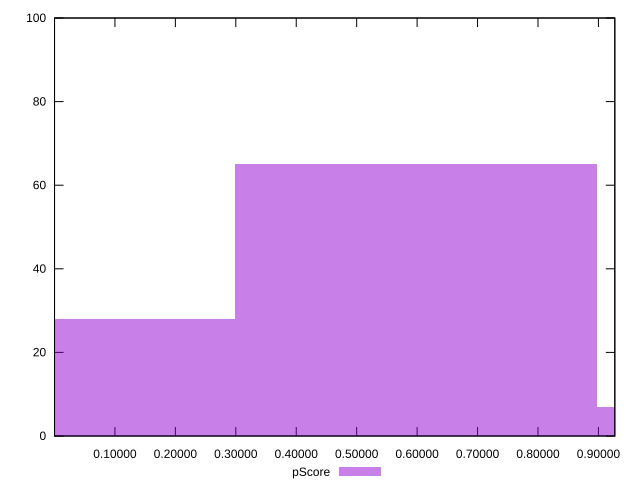

Source code (gnuplot):
reset

$pScore <<EOF
0.5987539828964085 65
1.197507965792817 7
0 28
EOF

set key outside below
set boxwidth 0.5987539828964085
set xrange [0.00005422895924367399:0.92714006627535]
set yrange [0:100]
set trange [0:100]
set style fill transparent solid 0.5 noborder
set terminal svg size 640, 490 enhanced background rgb 'white'
set output "report_00013_2021-02-09T12-04-24.940Z/max-potential-fid/samples/pages+cached+noadtech+nomedia/pScore/histogram.svg"

plot $pScore title "pScore" with boxes

reset
